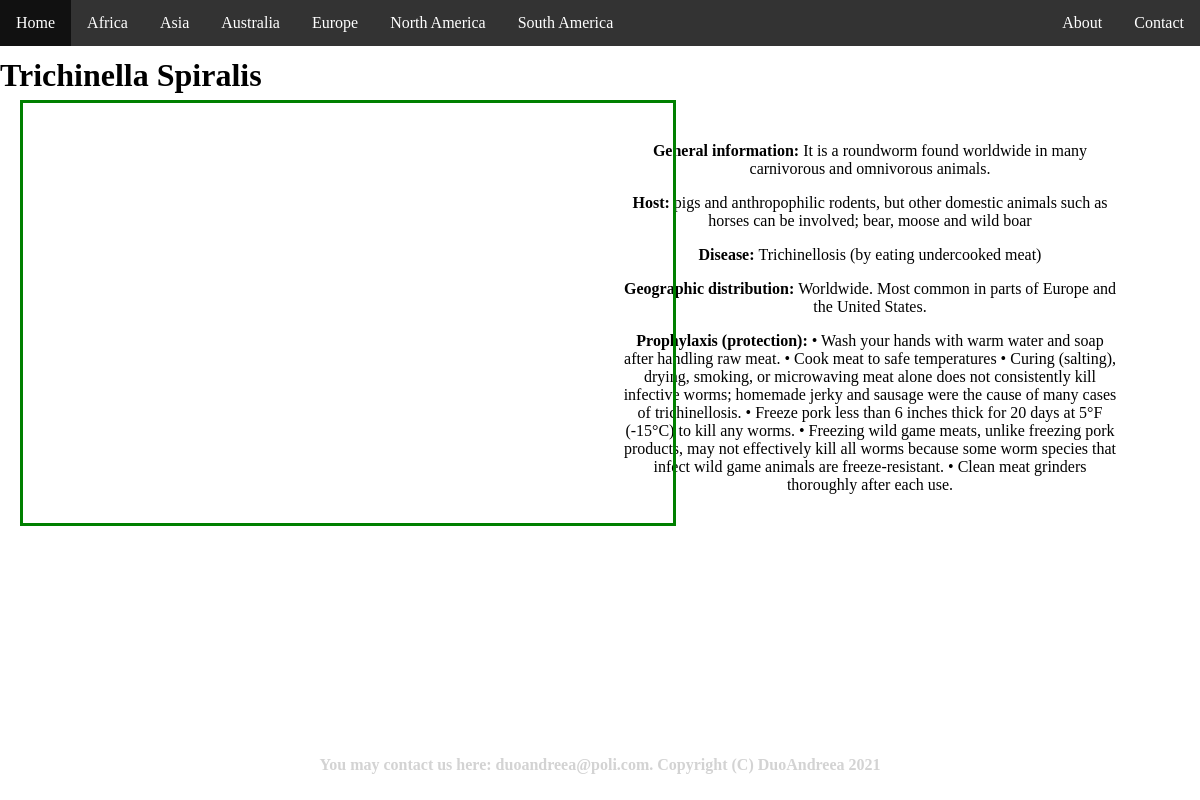
The app's page /Trichinella Spiralis/ with its own data.
### parasiteMaps/models.py (models this page shows, shortened)
class Parasite(models.Model):
    name = models.CharField(max_length=40, default=None)
    general_info = models.CharField(max_length=600)
    host = models.CharField(max_length=150)
    disease = models.CharField(max_length=65)
    geographic_distribution = models.CharField(max_length=400)
    prophylaxis = models.CharField(max_length=2100)

### parasiteMaps/views.py (the view)
# urls.py: re_path(r'Trichinella Spiralis/',views.trichinella_spiralis_map,name='trichinella-spiralis-page'),
def trichinella_spiralis_map(request):
    mapbox_access_token = 'pk.my_mapbox_access_token'
    parasite = Parasite.objects.get(name='Trichinella Spiralis')
    return render(request, 'trichinella.html',{ 'mapbox_access_token': mapbox_access_token, 'parasite': parasite })

### parasiteMaps/templates/trichinella.html (shortened to what this page needs)
<!DOCTYPE html>
<html lang="en">
<head>
    <link href='https://api.mapbox.com/mapbox-gl-js/v1.12.0/mapbox-gl.css' rel='stylesheet' />
</head>
<body>
<br><br>
<h1>Trichinella Spiralis</h1>
<div id="menu">
    <nav>
<ul class="nav">
    <li><a href="{% url 'default-page' %}" methods="POST">Home</a></li>
    <li><a href="#africa" >Africa</a>
    </li>
    <li><a href="#asia" >Asia</a>
    </li>
    <li><a href="#australia" >Australia</a></li>
    <li><a href="#europe" >Europe</a>
    </li>
    <li><a href="#namerica" >North America</a></li>
    <li><a href="#samerica" >South America</a>
    </li>
    <li style="float: right;"><a href="#contact">Contact</a>
    </li>
    <li style="float: right;"><a href="#about">About</a>
    </li>
</ul>
    </nav>
</div>
<div id='map' width="630" height="400" style="width:630px; height:400px; float: left; margin-left: 20px; top: 100px; border: 3px solid green; padding: 10px;">
</div>
<div id="text">
    <p><strong>General information: </strong>{{ parasite.general_info }} </p>
    <p><strong>Host: </strong> {{ parasite.host }} </p>
    <p><strong>Disease: </strong> {{ parasite.disease }} </p>
    <p><strong>Geographic distribution: </strong> {{ parasite.geographic_distribution }} </p>
    <p><strong>Prophylaxis (protection): </strong> {{ parasite.prophylaxis }} </p>
</div>
<div style="position: absolute; left: 50%;transform: translateX(-50%); bottom: 5px; color: #d3d3d3; text-align: center;">
        <h4>You may contact us here: duoandreea@poli.com. Copyright (C) DuoAndreea 2021</h4>
    </div>
</body>
</html>

### parasiteMaps/templates/trichinella.html (style rules this page uses)
body { margin:0; }
ul { list-style-type: none; margin: 0; padding: 0; overflow: hidden; background-color: #333; position: fixed; top: 0; width: 100%; }
li { float: left; }
li a { display: block; color: white; text-align: center; padding: 14px 16px; text-decoration: none; }
#map { position: absolute; top: 0; bottom: 0; margin-left: 10px; }
#text { float: right; margin-right: 70px; width: 500px; height: 340px; text-align: center; padding: 10px; }

### records on screen
Parasite: general_info "It is a roundworm found worldwide in many carnivorous and omnivorous animals.", host "pigs and anthropophilic rodents, but other domestic animals such as horses can be involved; bear, moose and wild boar", disease "Trichinellosis (by eating undercooked meat)", geographic_distribution "Worldwide. Most common in parts of Europe and the United States.", prophylaxis "• Wash your hands with warm water and soap after handling raw meat. • Cook meat to safe temperatures • Curing (salting), drying, smoking, or microwaving meat alone does not consistently kill infective worms; homemade jerky and sausage were the cause of many cases of trichinellosis. • Freeze pork less than 6 inches thick for 20 days at 5°F (-15°C) to kill any worms. • Freezing wild game meats, unlike freezing pork products, may not effectively kill all worms because some worm species that infect wild game animals are freeze-resistant. • Clean meat grinders thoroughly after each use."
